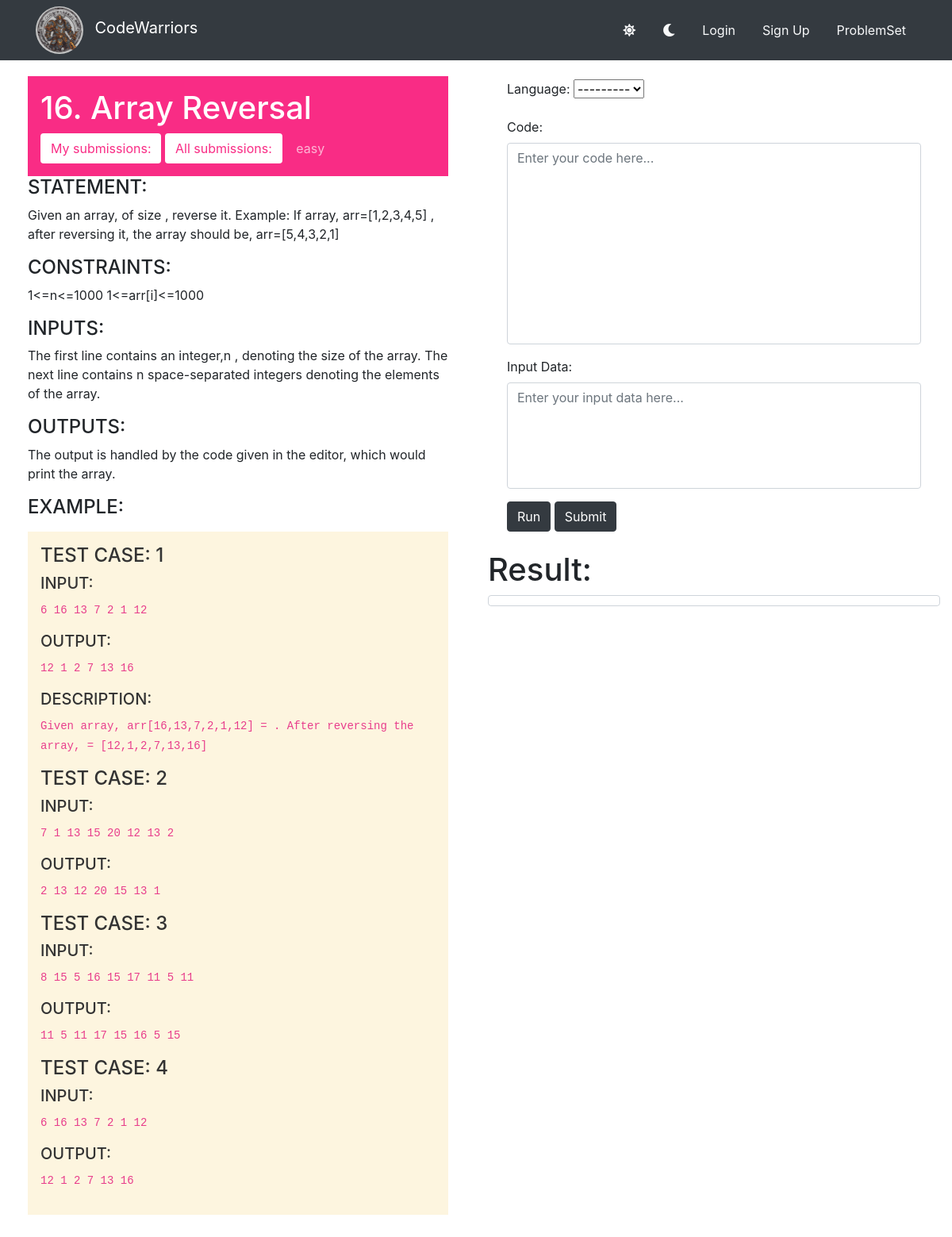
Page /problem-page/16/ on the committed database.
### base/models.py (models this page shows, shortened)
class Problem(models.Model):
    user=models.ForeignKey(User,on_delete=models.CASCADE,null=True)
    difficulty=models.CharField(max_length=100,choices=difficulties)
    topics=models.CharField(max_length=100,choices=topics,default='maths')
    title=models.CharField(max_length=100)
    statement=models.TextField()
    constraints=models.TextField()
    inputs=models.TextField()
    outputs=models.TextField()
    created=models.DateTimeField(auto_now_add=True,null=True)

class DummyTestCases(models.Model):
    input_data=models.TextField()
    output_data=models.TextField()
    body=models.TextField(null=True,blank=True)
    problem=models.ForeignKey(Problem,on_delete=models.CASCADE,null=True)

### base/views.py (the view, shortened to what this page needs)
# urls.py: path('problem-page/<str:pk>/',views.problemPage,name='problem-page'),
def problemPage(request,pk):
    last=-1
    r=range(0)
    problem=Problem.objects.get(id=int(pk))
    dummy_test_cases=problem.dummytestcases_set.all()
    test_cases=problem.testcases_set.all()
    form=CodeSubmissionForm()
    context={
        'problem':problem,
        'dummy_test_cases':dummy_test_cases,
        'form':form,
        'range':r,
        'last':last
    }
    return render(request,'base/problem_page.html',context)

### base/forms.py
class CodeSubmissionForm(ModelForm):
    class Meta:
        model=CodeSubmission
        fields='__all__'
        exclude=['output_data','status','passed_testcases','user','problem']

### base/templates/base/problem_page.html
{% extends 'main.html' %}
{% block content %}
<div class="container-fluid">
    <div class="row">
        <div class="col-md-6">
            <div class="problem-section" style="padding: 20px;">
                {% include 'base/problem_component.html' %}
            </div>
        </div>
        {% include 'base/code_component.html' %}
    </div>
</div>
{% endblock %}

### base/templates/base/problem_component.html
<div class="problem-title p-3">
  <h1 class="up">{{ problem.id }}. {{ problem.title }}</h1>
  <div class="down">
    <a href="{% url 'user-submissions' problem.id %}" class="btn"
      >My submissions:</a
    >
    <a href="{% url 'all-submissions' problem.id %}" class="btn"
      >All submissions:</a
    >
    <span class="btn disabled">{{ problem.difficulty }}</span>
  </div>
</div>
<div class="problem-body">
  <div class="problem-sub">
    <h4>STATEMENT:</h4>
    <p>{{ problem.statement }}</p>
  </div>
  <div class="problem-sub">
    <h4>CONSTRAINTS:</h4>
    <p>{{ problem.constraints }}</p>
  </div>
  <div class="problem-sub">
    <h4>INPUTS:</h4>
    <p>{{ problem.inputs }}</p>
  </div>
  <div class="problem-sub">
    <h4>OUTPUTS:</h4>
    <p>{{ problem.outputs }}</p>
  </div>
  <div class="problem-sub">
    <h4>EXAMPLE:</h4>
    <div class="problem-example-testcase my-3 p-3">
      {% for dummy_test_case in dummy_test_cases %}
      <h4>TEST CASE: {{ forloop.counter }}</h4>
      <h5>INPUT:</h5>
      <p><code>{{ dummy_test_case.input_data }}</code></p>
      <h5>OUTPUT:</h5>
      <p><code>{{ dummy_test_case.output_data }}</code></p>
      {% if dummy_test_case.body %}
      <h5>DESCRIPTION:</h5>
      <p><code>{{ dummy_test_case.body }}</code></p>
      {% endif %}
      {% endfor %}
    </div>
  </div>
</div>

### static/styles/style.css (style rules this page uses)
.problem-title { background-color: #F92C85; color: #ffffff; }
.problem-title span { color: #ffffff; }
.down a { color: #F92C85; background-color: white; }
.theme-light .problem-example-testcase { background-color: #FDF5DF; color: #333; }

### rows in the picture
Problem: id "16", title "Array Reversal", difficulty "easy", statement "Given an array, of size , reverse it. Example: If array, arr=[1,2,3,4,5] , after reversing it, the array should be, arr=[5,4,3,2,1]", constraints "1<=n<=1000 1<=arr[i]<=1000", inputs "The first line contains an integer,n , denoting the size of the array. The next line contains n space-separated integers denoting the elements of the array.", outputs "The output is handled by the code given in the editor, which would print the array."
DummyTestCases: input_data "6 16 13 7 2 1 12", output_data "12 1 2 7 13 16", body "Given array, arr[16,13,7,2,1,12] = . After reversing the array, = [12,1,2,7,13,16]"
DummyTestCases: input_data "7 1 13 15 20 12 13 2", output_data "2 13 12 20 15 13 1"
DummyTestCases: input_data "8 15 5 16 15 17 11 5 11", output_data "11 5 11 17 15 16 5 15"
DummyTestCases: input_data "6 16 13 7 2 1 12", output_data "12 1 2 7 13 16"
